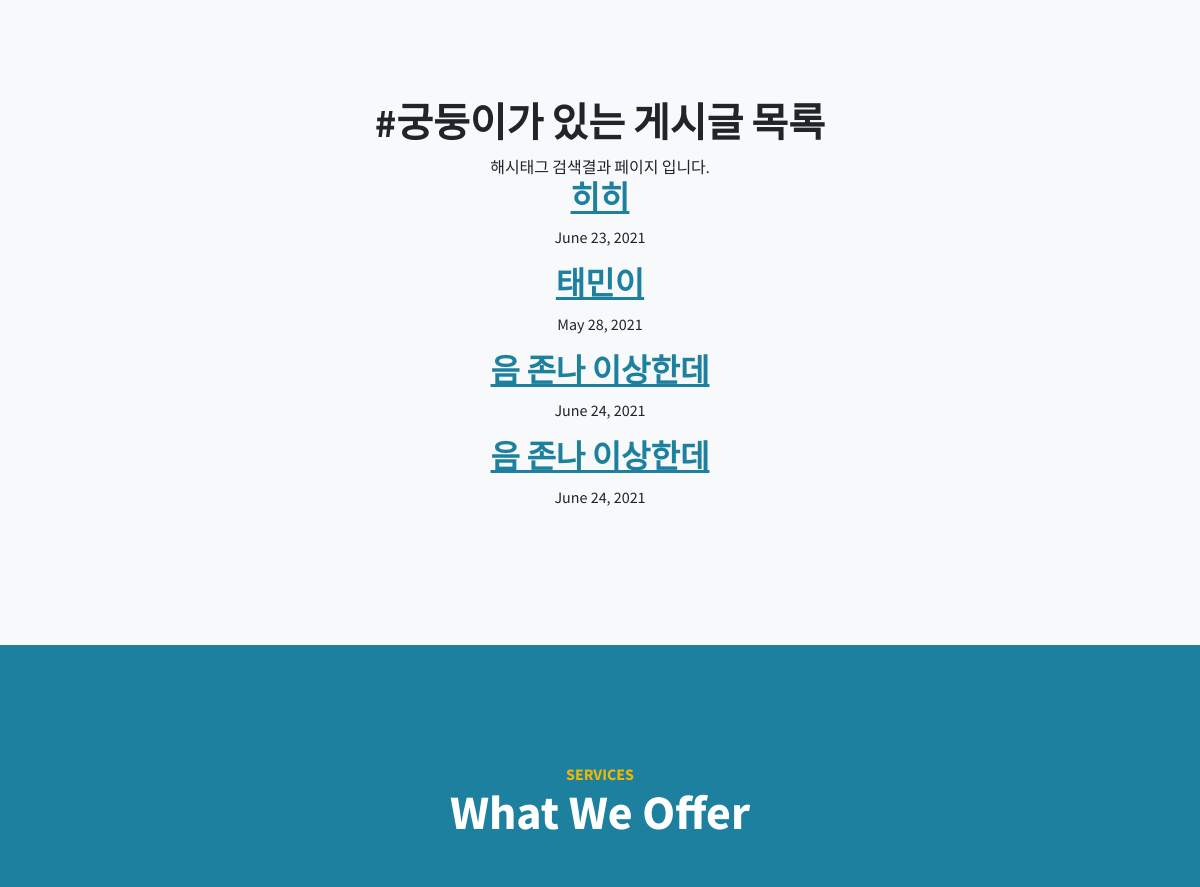
Page /2/search/ (middle part) on the earlier database version.
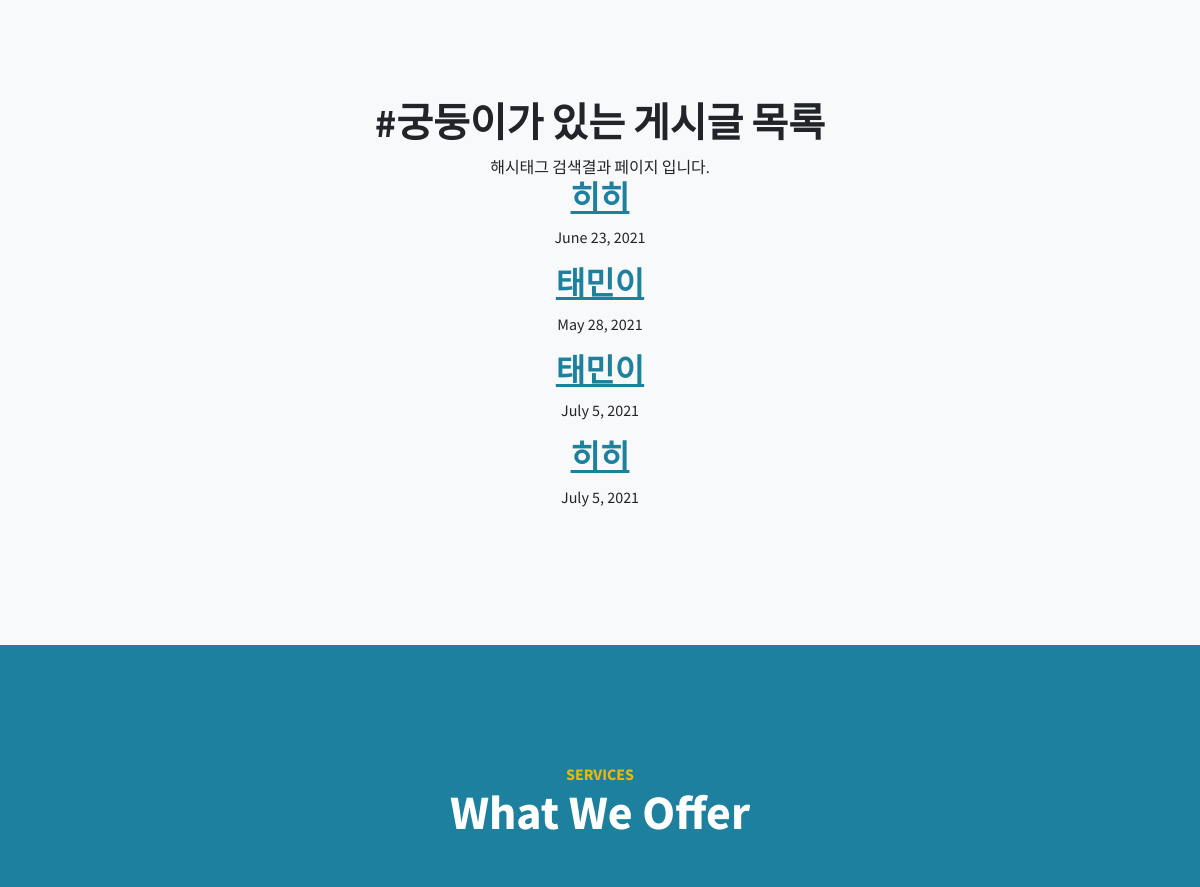
Same page on the later database version.
### blog/models.py (models this page shows, shortened)
class Hashtag(models.Model):
    name = models.CharField(max_length=50)
    def __str__(self):
        return self.name

class Blog(models.Model): #클래스 Blog 선언
    title = models.CharField(max_length=200) #제목은 최대길이 200으로 charfield로 받는다.
    pub_date = models.DateField('date published') #날짜와 시간은 model의 datefield로 작성된다.
    writer = models.CharField(max_length=15, default='닉네임을 입력해주세요') #글쓴이는 model의 charfield로 받되, 최대길이는 15이고 이름을 입력하기 이전에 '닉네임을 입력해주세요'를 먼저 띄운다.
    content = models.TextField() # 내용을 model의 textfield를 이용하여 받는다. 글자제한 x
    hashtags = models.ManyToManyField('Hashtag', blank=True)
    image = models.ImageField(upload_to='images/', blank = True)

### blog/views.py (the view)
# urls.py: path('<int:hashtag_id>/search/',blog.views.search, name ='search'),
def search(request, hashtag_id):
    hashtag = get_object_or_404(Hashtag, pk=hashtag_id)
    return render(request, 'blog/search.html', {'hashtag':hashtag})

### blog/templates/blog/search.html (shortened to what this page needs)
{% extends 'blog/base.html' %}
{% block content%}
<section class="content-section bg-light" id="about">
    <div class="container px-4 px-lg-5 text-center">
        <div class="row gx-4 gx-lg-5 justify-content-center">
            <div class="col-lg-10">
                <h1>{{ hashtag }}가 있는 게시글 목록</h1>
                <span>해시태그 검색결과 페이지 입니다.</span>
            </div>
            {% for post in hashtag.blog_set.all %}
                <a href="{% url 'detail' post.id %}">
                    <h2>{{post.title}}</h2>
                </a>
                <p>{{post.pub_date}}</p>
            {% endfor %}
        </div>
    </div>
</section>
{% endblock %}

### blog/templates/blog/base.html (shortened to what this page needs)
{% load static %}
<!DOCTYPE html>
<html lang="en">
    <head>
        <link href="https://cdnjs.cloudflare.com/ajax/libs/simple-line-icons/2.5.5/css/simple-line-icons.min.css" rel="stylesheet" />
        <link href="{% static 'blog/css/styles.css' %}" rel="stylesheet" />
    </head>
    <body id="page-top">
        {% block content %}{% endblock %}
        <section class="content-section bg-primary text-white text-center" id="services">
            <div class="container px-4 px-lg-5">
                <div class="content-section-heading">
                    <h3 class="text-secondary mb-0">Services</h3>
                    <h2 class="mb-5">What We Offer</h2>
                </div>
            </div>
        </section>
    </body>
</html>

Differences in the rows shown:
removed Blog: title "음 존나 이상한데", pub_date "June 24, 2021"
removed Blog: title "음 존나 이상한데", pub_date "June 24, 2021"
added Blog: title "태민이", pub_date "July 5, 2021"
added Blog: title "히히", pub_date "July 5, 2021"
